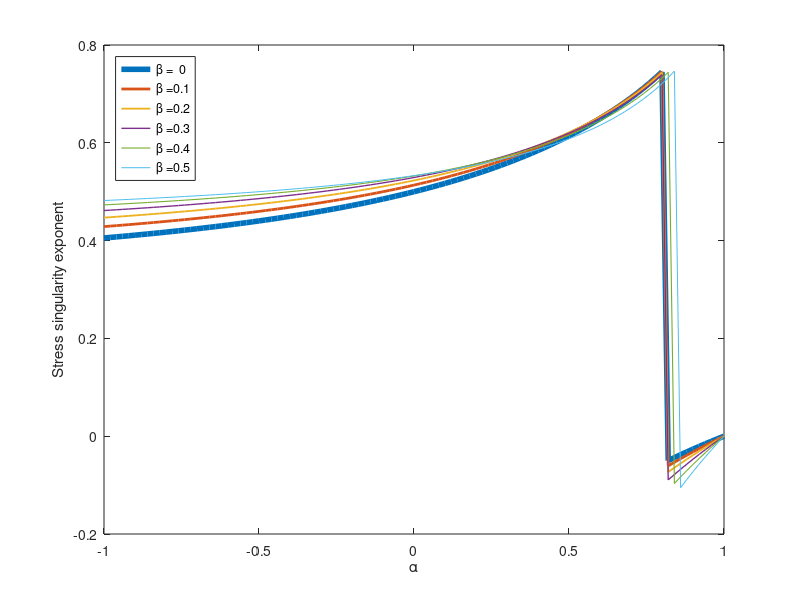

Write the MATLAB code that produced this figure.
%% Copyright 2014 MERCIER David
function s = stressSingularityExponent
%% Calculation of critical film cracking number in film cracking
% From J. L. Beuth., "Cracking of thin bonded films in residual tension",
% International Journal of Solids and Structures, 29(13), 1657-1675, 1992.
% See also A. Favache et al., "Fracture toughness measurement of ultra-thin hard
% films deposited on a polymer interlayer", Thin Solid Films, 550, 464-471, 2014.

% alpha and beta: Dimensionless Dundur's parameters
% Ef and Es: Young's modulus of coating and subtrate in GPa
% nuf and nus: Poisson's coefficient of coating and subtrate

% author: david9684@gmail.com

F = @(a,b,s) cos(s*pi)-2*((a-b)/(1-b))*...
    ((1-s)^2)+((a-(b^2))/(1-(b^2)));

a = -1:0.02:1;
b = 0:0.1:0.5;
s = zeros(length(a), length(b));

for ii = 1:length(a)
    for jj = 1:length(b)
        s(ii,jj) = fzero(@(s) F(a(ii),b(jj),s), 0.5);
    end
end

for jj = 1:length(b)
    plot(a, s(:,jj), 'LineWidth',4/jj);
    hold on
end
strLeg_val = cellstr(num2str(b'));
strLeg = strcat('{\beta} =', strLeg_val);
legend(strLeg,'Location','northwest');
xlabel('\alpha','Interpreter','Tex');
ylabel('Stress singularity exponent');

end